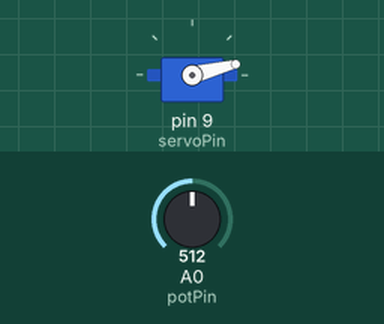
Simulated run of this sketch. Board: Arduino Uno, built with avr-gcc and run on an emulated ATmega328P. Parts: servo. Inputs (shaded band) come from the test bench; at power-on: A0 (potPin) = 512.

Above: at 0.15 s.
At 1.2 s:
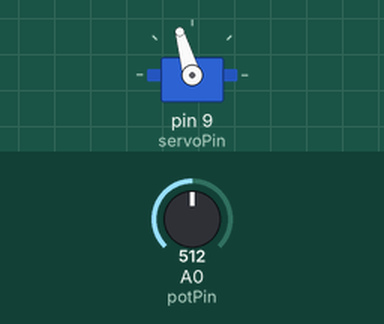
1.3 s: A0 (potPin) set to 716
At 1.67 s:
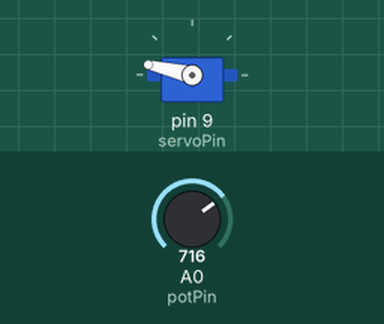
Timing chart, 0 to 29.4 s (numbered marks = the images above; inputs shaded):
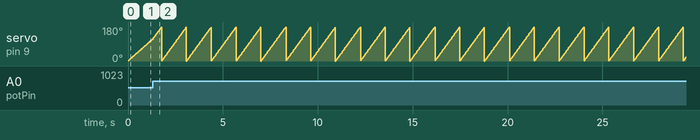

Measured:
- by itself, servo on pin 9 (servoPin): ramps from 0° to 180° and jumps back, once every 1.3 s

The sketch:

Circuit3A.ino
```cpp
#include <Servo.h>

Servo myServo;

int potPin = A0;       // Potentiometer connected to analog pin A0
int servoPin = 9;      // Servo signal connected to pin 9

int angle = 0;         // Current servo angle

void setup() {
  myServo.attach(servoPin);
}

void loop() {
  // Read the potentiometer (range: 0 to 1023)
  int potValue = analogRead(potPin);

  // Map potentiometer value to speed delay (slow = 20ms, fast = 1ms)
  int speedDelay = map(potValue, 0, 1023, 20, 1);

  // Move to the next angle
  angle++;

  // Wrap around after 180°
  if (angle > 180) {
    angle = 0;
  }

  // Move the servo
  myServo.write(angle);

  // Wait before the next step, based on speed
  delay(speedDelay);
}
```
